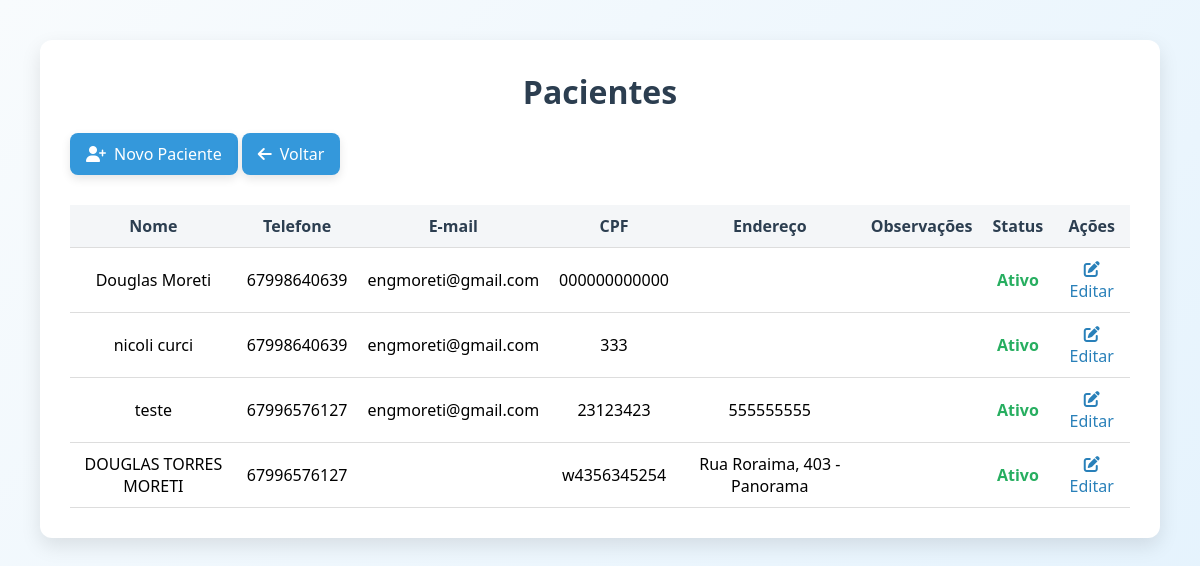
Screenshot of /pacientes/listar.php with the database file from the repository.
### tables this page shows
CREATE TABLE pacientes (
    id INTEGER PRIMARY KEY AUTOINCREMENT,
    nome TEXT NOT NULL,
    cpf TEXT UNIQUE,
    data_nascimento DATE,
    telefone TEXT,
    email TEXT,
    endereco TEXT,
    observacoes TEXT,
    created_at DATETIME DEFAULT CURRENT_TIMESTAMP
, ativo INTEGER DEFAULT 1);

### pacientes/listar.php (the view, shortened to what this page needs)
<?php
require_once '../config/conexao.php';
$stmt = $db->query("SELECT * FROM pacientes");
$pacientes = $stmt->fetchAll(PDO::FETCH_ASSOC);
?>
<!DOCTYPE html>
<html lang="pt-br">
<head>
    <link rel="stylesheet" href="../assets/css/style-listar-pacientes.css">
    <link rel="stylesheet" href="https://cdnjs.cloudflare.com/ajax/libs/font-awesome/6.5.0/css/all.min.css">
</head>
<body id="pacientes-body">
    <div id="pacientes-container">
        <h2 id="pacientes-title">Pacientes</h2>
        <a href="novo.php" class="pacientes-btn pacientes-btn-novo">
            <i class="fa-solid fa-user-plus"></i> Novo Paciente
        </a>
        <a href="../index.php" class="pacientes-btn pacientes-btn-voltar">
            <i class="fa-solid fa-arrow-left"></i>Voltar
        </a>
        <table id="pacientes-table">
            <thead>
                <tr>
                    <th>Nome</th>
                    <th>Telefone</th>
                    <th>E-mail</th>
                    <th>CPF</th>
                    <th>Endereço</th>
                    <th>Observações</th>
                    <th>Status</th>
                    <th>Ações</th>
                </tr>
            </thead>
            <tbody>
                <?php foreach ($pacientes as $p): ?>
                    <tr>
                        <td><?= htmlspecialchars($p['nome']) ?></td>
                        <td><?= $p['telefone'] ?></td>
                        <td><?= $p['email'] ?></td>
                        <td><?= $p['cpf'] ?></td>
                        <td><?= $p['endereco'] ?></td>
                        <td><?= $p['observacoes'] ?></td>
                        <td class="<?= $p['ativo'] ? 'paciente-status-ativo' : 'paciente-status-inativo' ?>">
                            <?= $p['ativo'] ? 'Ativo' : 'Inativo' ?>
                        </td>
                        <td class="pacientes-acoes">
                            <a href="editar.php?id=<?= $p['id'] ?>" class="pacientes-btn-editar">
                                <i class="fa-solid fa-pen-to-square"></i> Editar
                            </a>
                        </td>
                    </tr>
                <?php endforeach; ?>
            </tbody>
        </table>
    </div>
</body>
</html>

### assets/css/style-listar-pacientes.css (style rules this page uses)
* { margin: 0; padding: 0; box-sizing: border-box; font-family: "Segoe UI", Tahoma, Geneva, Verdana, sans-serif; }
#pacientes-body { background: linear-gradient(135deg, #f8fbfd, #e3f2fd); min-height: 100vh; display: flex; justify-content: center; align-items: flex-start; padding: 40px; }
#pacientes-container { background: #ffffff; padding: 30px; border-radius: 12px; box-shadow: 0 8px 20px rgba(0,0,0,0.1); width: 100%; animation: fadeIn 0.8s ease-in-out; overflow: auto; }
#pacientes-title { font-size: 2rem; color: #2c3e50; margin-bottom: 20px; font-weight: 600; text-align: center; }
.pacientes-btn { display: inline-flex; align-items: center; gap: 8px; padding: 10px 16px; text-decoration: none; background: #3498db; color: #fff; border-radius: 8px; font-size: 1rem; font-weight: 500; transition: all 0.3s ease; box-shadow: 0 4px 10px rgba(0,0,0,0.1); margin-bottom: 20px; }
#pacientes-table { width: 100%; border-collapse: collapse; margin-top: 10px; overflow: auto; }
#pacientes-table th, #pacientes-table td { padding: 10px; text-align: center; border-bottom: 1px solid #ddd; }
#pacientes-table th { background: #f4f6f8; color: #2c3e50; font-weight: 600; }
.paciente-status-ativo { color: #27ae60; font-weight: bold; }
.pacientes-btn-editar { color: #2980b9; text-decoration: none; font-weight: 500; transition: color 0.3s ease; }
.pacientes-btn i, .pacientes-btn-editar i, .pacientes-btn-excluir i .pacientes-btn-voltar i { font-size: 1rem; }

### rows the page displays
pacientes: nome "Douglas Moreti", telefone "67998640639", email "engmoreti@gmail.com", cpf "000000000000", ativo "Ativo"
pacientes: nome "nicoli curci", telefone "67998640639", email "engmoreti@gmail.com", cpf "333", ativo "Ativo"
pacientes: nome "teste", telefone "67996576127", email "engmoreti@gmail.com", cpf "23123423", endereco "555555555", ativo "Ativo"
pacientes: nome "DOUGLAS TORRES MORETI", telefone "67996576127", cpf "w4356345254", endereco "Rua Roraima, 403 - Panorama", ativo "Ativo"
